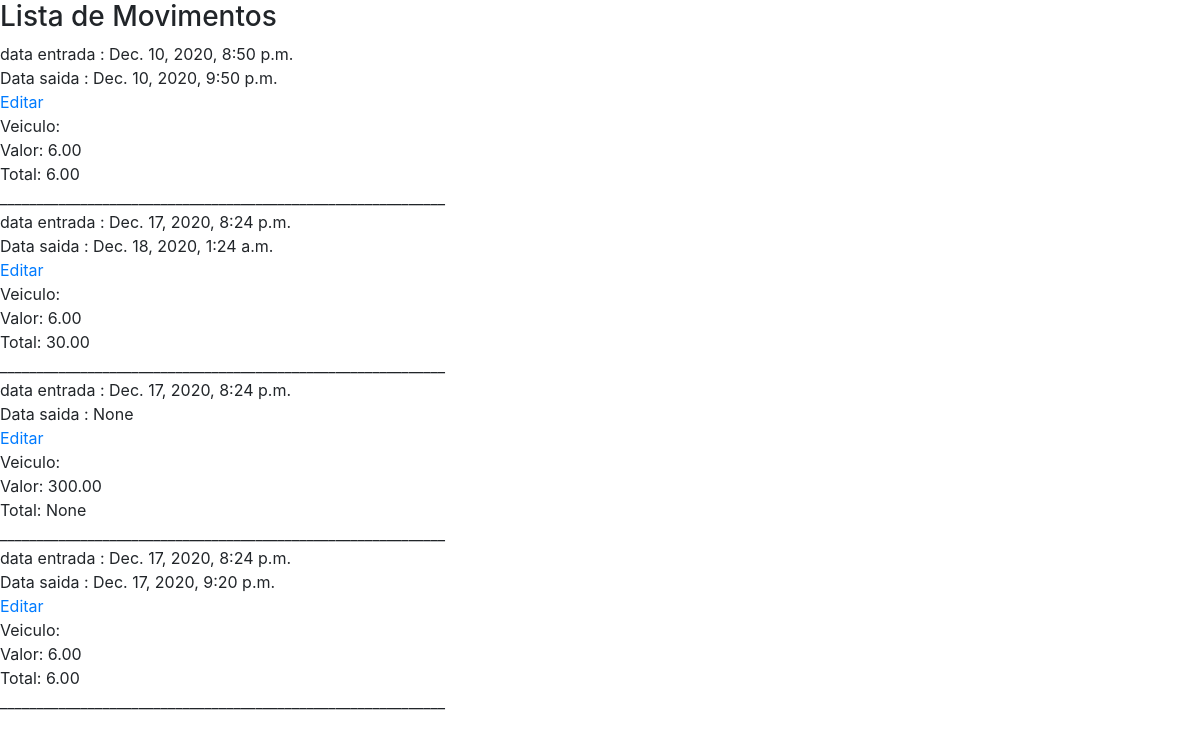
/listagem_movimento/ (signed in), run on the app's committed database.
### core/models.py (models this page shows, shortened)
class Movimento(models.Model):
    data_entrada = models.DateTimeField(auto_now_add=None)
    data_saida = models.DateTimeField(auto_now_add=None, blank=True, null=True)
    id_veiculo = models.ForeignKey('Veiculo', on_delete=models.CASCADE)
    valor_hora = models.ForeignKey('Parametro', on_delete=models.CASCADE)
    total = models.DecimalField(max_digits=10, decimal_places=2, blank=True, null=True)
    class Meta:
        verbose_name_plural = 'Movimentos'

class Parametro(models.Model):
    descricao = models.CharField(max_length=20)
    valor = models.DecimalField(max_digits=7, decimal_places=2)
    class Meta:
        verbose_name_plural = "Parâmetros"

### core/views.py (the view)
# urls.py: path('listagem_movimento/', listagem_movimento, name='url_listagem_movimento'),
@login_required
def listagem_movimento(request):
    dados = Movimento.objects.all()
    contexto = {'movimento': dados}
    return render(request, "core/listagem_movimento.html", contexto)

### core/Templates/core/listagem_movimento.html (shortened to what this page needs)
{% extends 'base.html' %}
{% block main %}
    <h3>Lista de Movimentos</h3>
    {% for mov in movimento %}
        data entrada : {{ mov.data_entrada }} <br>
        Data saida : {{ mov.data_saida }} <br>
            <a href="{% url 'url_atualiza_movimento' mov.id %}">Editar</a> <br>
        Veiculo: {{ mov.veicilo.placa }} <br>
        Valor: {{ mov.valor_hora.valor }} <br>
        Total: {{ mov.total }} <br>
        _____________________________________________________________<br>
    {% endfor %}
{% endblock %}

### data on the page
Movimento: data_entrada "Dec. 10, 2020, 8:50 p.m.", data_saida "Dec. 10, 2020, 9:50 p.m.", valor_hora.valor "6.00", total "6.00"
Movimento: data_entrada "Dec. 17, 2020, 8:24 p.m.", data_saida "Dec. 18, 2020, 1:24 a.m.", valor_hora.valor "6.00", total "30.00"
Movimento: data_entrada "Dec. 17, 2020, 8:24 p.m.", data_saida "None", valor_hora.valor "300.00", total "None"
Movimento: data_entrada "Dec. 17, 2020, 8:24 p.m.", data_saida "Dec. 17, 2020, 9:20 p.m.", valor_hora.valor "6.00", total "6.00"
